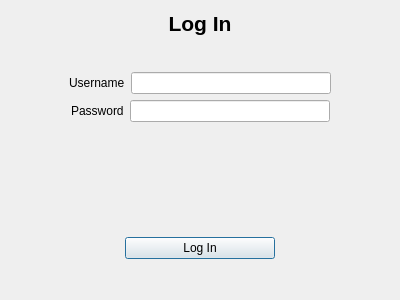
<?xml version="1.0" encoding="UTF-8"?>
<ui version="4.0">
 <class>LogInForm</class>
 <widget class="QDialog" name="LogInForm">
  <property name="geometry">
   <rect>
    <x>0</x>
    <y>0</y>
    <width>400</width>
    <height>300</height>
   </rect>
  </property>
  <property name="minimumSize">
   <size>
    <width>400</width>
    <height>300</height>
   </size>
  </property>
  <property name="maximumSize">
   <size>
    <width>400</width>
    <height>300</height>
   </size>
  </property>
  <property name="windowTitle">
   <string>Dialog</string>
  </property>
  <layout class="QVBoxLayout" name="verticalLayout_2">
   <item>
    <layout class="QVBoxLayout" name="verticalLayout">
     <item>
      <widget class="QLabel" name="label">
       <property name="sizePolicy">
        <sizepolicy hsizetype="Minimum" vsizetype="Minimum">
         <horstretch>0</horstretch>
         <verstretch>0</verstretch>
        </sizepolicy>
       </property>
       <property name="font">
        <font>
         <pointsize>16</pointsize>
         <bold>true</bold>
        </font>
       </property>
       <property name="text">
        <string>Log In</string>
       </property>
       <property name="alignment">
        <set>Qt::AlignCenter</set>
       </property>
      </widget>
     </item>
     <item>
      <spacer name="verticalSpacer">
       <property name="orientation">
        <enum>Qt::Vertical</enum>
       </property>
       <property name="sizeHint" stdset="0">
        <size>
         <width>20</width>
         <height>40</height>
        </size>
       </property>
      </spacer>
     </item>
     <item>
      <layout class="QHBoxLayout" name="horizontalLayout">
       <item>
        <spacer name="horizontalSpacer_6">
         <property name="orientation">
          <enum>Qt::Horizontal</enum>
         </property>
         <property name="sizeHint" stdset="0">
          <size>
           <width>40</width>
           <height>20</height>
          </size>
         </property>
        </spacer>
       </item>
       <item>
        <widget class="QLabel" name="labelUsername">
         <property name="text">
          <string>Username</string>
         </property>
        </widget>
       </item>
       <item>
        <widget class="QLineEdit" name="lineEditUsername">
         <property name="minimumSize">
          <size>
           <width>200</width>
           <height>0</height>
          </size>
         </property>
         <property name="maximumSize">
          <size>
           <width>200</width>
           <height>16777215</height>
          </size>
         </property>
        </widget>
       </item>
       <item>
        <spacer name="horizontalSpacer">
         <property name="orientation">
          <enum>Qt::Horizontal</enum>
         </property>
         <property name="sizeHint" stdset="0">
          <size>
           <width>40</width>
           <height>20</height>
          </size>
         </property>
        </spacer>
       </item>
      </layout>
     </item>
     <item>
      <layout class="QHBoxLayout" name="horizontalLayout_2">
       <item>
        <spacer name="horizontalSpacer_5">
         <property name="orientation">
          <enum>Qt::Horizontal</enum>
         </property>
         <property name="sizeHint" stdset="0">
          <size>
           <width>40</width>
           <height>20</height>
          </size>
         </property>
        </spacer>
       </item>
       <item>
        <widget class="QLabel" name="labelPassword">
         <property name="text">
          <string>Password</string>
         </property>
        </widget>
       </item>
       <item>
        <widget class="QLineEdit" name="lineEditPassword">
         <property name="minimumSize">
          <size>
           <width>200</width>
           <height>0</height>
          </size>
         </property>
         <property name="maximumSize">
          <size>
           <width>100</width>
           <height>16777215</height>
          </size>
         </property>
        </widget>
       </item>
       <item>
        <spacer name="horizontalSpacer_2">
         <property name="orientation">
          <enum>Qt::Horizontal</enum>
         </property>
         <property name="sizeHint" stdset="0">
          <size>
           <width>40</width>
           <height>20</height>
          </size>
         </property>
        </spacer>
       </item>
      </layout>
     </item>
     <item>
      <spacer name="verticalSpacer_4">
       <property name="orientation">
        <enum>Qt::Vertical</enum>
       </property>
       <property name="sizeHint" stdset="0">
        <size>
         <width>20</width>
         <height>40</height>
        </size>
       </property>
      </spacer>
     </item>
     <item>
      <widget class="QLabel" name="credentialMsg">
       <property name="palette">
        <palette>
         <active>
          <colorrole role="WindowText">
           <brush brushstyle="SolidPattern">
            <color alpha="255">
             <red>237</red>
             <green>51</green>
             <blue>59</blue>
            </color>
           </brush>
          </colorrole>
          <colorrole role="Button">
           <brush brushstyle="SolidPattern">
            <color alpha="255">
             <red>237</red>
             <green>51</green>
             <blue>59</blue>
            </color>
           </brush>
          </colorrole>
          <colorrole role="Light">
           <brush brushstyle="SolidPattern">
            <color alpha="255">
             <red>255</red>
             <green>155</green>
             <blue>160</blue>
            </color>
           </brush>
          </colorrole>
          <colorrole role="Midlight">
           <brush brushstyle="SolidPattern">
            <color alpha="255">
             <red>246</red>
             <green>103</green>
             <blue>109</blue>
            </color>
           </brush>
          </colorrole>
          <colorrole role="Dark">
           <brush brushstyle="SolidPattern">
            <color alpha="255">
             <red>118</red>
             <green>25</green>
             <blue>29</blue>
            </color>
           </brush>
          </colorrole>
          <colorrole role="Mid">
           <brush brushstyle="SolidPattern">
            <color alpha="255">
             <red>158</red>
             <green>34</green>
             <blue>39</blue>
            </color>
           </brush>
          </colorrole>
          <colorrole role="Text">
           <brush brushstyle="SolidPattern">
            <color alpha="255">
             <red>237</red>
             <green>51</green>
             <blue>59</blue>
            </color>
           </brush>
          </colorrole>
          <colorrole role="BrightText">
           <brush brushstyle="SolidPattern">
            <color alpha="255">
             <red>255</red>
             <green>255</green>
             <blue>255</blue>
            </color>
           </brush>
          </colorrole>
          <colorrole role="ButtonText">
           <brush brushstyle="SolidPattern">
            <color alpha="255">
             <red>0</red>
             <green>0</green>
             <blue>0</blue>
            </color>
           </brush>
          </colorrole>
          <colorrole role="Base">
           <brush brushstyle="SolidPattern">
            <color alpha="255">
             <red>255</red>
             <green>255</green>
             <blue>255</blue>
            </color>
           </brush>
          </colorrole>
          <colorrole role="Window">
           <brush brushstyle="SolidPattern">
            <color alpha="255">
             <red>237</red>
             <green>51</green>
             <blue>59</blue>
            </color>
           </brush>
          </colorrole>
          <colorrole role="Shadow">
           <brush brushstyle="SolidPattern">
            <color alpha="255">
             <red>0</red>
             <green>0</green>
             <blue>0</blue>
            </color>
           </brush>
          </colorrole>
          <colorrole role="AlternateBase">
           <brush brushstyle="SolidPattern">
            <color alpha="255">
             <red>246</red>
             <green>153</green>
             <blue>157</blue>
            </color>
           </brush>
          </colorrole>
          <colorrole role="ToolTipBase">
           <brush brushstyle="SolidPattern">
            <color alpha="255">
             <red>255</red>
             <green>255</green>
             <blue>220</blue>
            </color>
           </brush>
          </colorrole>
          <colorrole role="ToolTipText">
           <brush brushstyle="SolidPattern">
            <color alpha="255">
             <red>0</red>
             <green>0</green>
             <blue>0</blue>
            </color>
           </brush>
          </colorrole>
          <colorrole role="PlaceholderText">
           <brush brushstyle="SolidPattern">
            <color alpha="127">
             <red>0</red>
             <green>0</green>
             <blue>0</blue>
            </color>
           </brush>
          </colorrole>
          <colorrole role="Accent">
           <brush brushstyle="SolidPattern">
            <color alpha="255">
             <red>255</red>
             <green>255</green>
             <blue>255</blue>
            </color>
           </brush>
          </colorrole>
         </active>
         <inactive>
          <colorrole role="WindowText">
           <brush brushstyle="SolidPattern">
            <color alpha="255">
             <red>237</red>
             <green>51</green>
             <blue>59</blue>
            </color>
           </brush>
          </colorrole>
          <colorrole role="Button">
           <brush brushstyle="SolidPattern">
            <color alpha="255">
             <red>237</red>
             <green>51</green>
             <blue>59</blue>
            </color>
           </brush>
          </colorrole>
          <colorrole role="Light">
           <brush brushstyle="SolidPattern">
            <color alpha="255">
             <red>255</red>
             <green>155</green>
             <blue>160</blue>
            </color>
           </brush>
          </colorrole>
          <colorrole role="Midlight">
           <brush brushstyle="SolidPattern">
            <color alpha="255">
             <red>246</red>
             <green>103</green>
             <blue>109</blue>
            </color>
           </brush>
          </colorrole>
          <colorrole role="Dark">
           <brush brushstyle="SolidPattern">
            <color alpha="255">
             <red>118</red>
             <green>25</green>
             <blue>29</blue>
            </color>
           </brush>
          </colorrole>
          <colorrole role="Mid">
           <brush brushstyle="SolidPattern">
            <color alpha="255">
             <red>158</red>
             <green>34</green>
             <blue>39</blue>
            </color>
           </brush>
          </colorrole>
          <colorrole role="Text">
           <brush brushstyle="SolidPattern">
            <color alpha="255">
             <red>237</red>
             <green>51</green>
             <blue>59</blue>
            </color>
           </brush>
          </colorrole>
          <colorrole role="BrightText">
           <brush brushstyle="SolidPattern">
            <color alpha="255">
             <red>255</red>
             <green>255</green>
             <blue>255</blue>
            </color>
           </brush>
          </colorrole>
          <colorrole role="ButtonText">
           <brush brushstyle="SolidPattern">
            <color alpha="255">
             <red>0</red>
             <green>0</green>
             <blue>0</blue>
            </color>
           </brush>
          </colorrole>
          <colorrole role="Base">
           <brush brushstyle="SolidPattern">
            <color alpha="255">
             <red>255</red>
             <green>255</green>
             <blue>255</blue>
            </color>
           </brush>
          </colorrole>
          <colorrole role="Window">
           <brush brushstyle="SolidPattern">
            <color alpha="255">
             <red>237</red>
             <green>51</green>
             <blue>59</blue>
            </color>
           </brush>
          </colorrole>
          <colorrole role="Shadow">
           <brush brushstyle="SolidPattern">
            <color alpha="255">
             <red>0</red>
             <green>0</green>
             <blue>0</blue>
            </color>
           </brush>
          </colorrole>
          <colorrole role="AlternateBase">
           <brush brushstyle="SolidPattern">
            <color alpha="255">
             <red>246</red>
             <green>153</green>
             <blue>157</blue>
            </color>
           </brush>
          </colorrole>
          <colorrole role="ToolTipBase">
           <brush brushstyle="SolidPattern">
            <color alpha="255">
             <red>255</red>
             <green>255</green>
             <blue>220</blue>
            </color>
           </brush>
          </colorrole>
          <colorrole role="ToolTipText">
           <brush brushstyle="SolidPattern">
            <color alpha="255">
             <red>0</red>
             <green>0</green>
             <blue>0</blue>
            </color>
           </brush>
          </colorrole>
          <colorrole role="PlaceholderText">
           <brush brushstyle="SolidPattern">
            <color alpha="127">
             <red>0</red>
             <green>0</green>
             <blue>0</blue>
            </color>
           </brush>
          </colorrole>
          <colorrole role="Accent">
           <brush brushstyle="SolidPattern">
            <color alpha="255">
             <red>255</red>
             <green>255</green>
             <blue>255</blue>
            </color>
           </brush>
          </colorrole>
         </inactive>
         <disabled>
          <colorrole role="WindowText">
           <brush brushstyle="SolidPattern">
            <color alpha="255">
             <red>118</red>
             <green>25</green>
             <blue>29</blue>
            </color>
           </brush>
          </colorrole>
          <colorrole role="Button">
           <brush brushstyle="SolidPattern">
            <color alpha="255">
             <red>237</red>
             <green>51</green>
             <blue>59</blue>
            </color>
           </brush>
          </colorrole>
          <colorrole role="Light">
           <brush brushstyle="SolidPattern">
            <color alpha="255">
             <red>255</red>
             <green>155</green>
             <blue>160</blue>
            </color>
           </brush>
          </colorrole>
          <colorrole role="Midlight">
           <brush brushstyle="SolidPattern">
            <color alpha="255">
             <red>246</red>
             <green>103</green>
             <blue>109</blue>
            </color>
           </brush>
          </colorrole>
          <colorrole role="Dark">
           <brush brushstyle="SolidPattern">
            <color alpha="255">
             <red>118</red>
             <green>25</green>
             <blue>29</blue>
            </color>
           </brush>
          </colorrole>
          <colorrole role="Mid">
           <brush brushstyle="SolidPattern">
            <color alpha="255">
             <red>158</red>
             <green>34</green>
             <blue>39</blue>
            </color>
           </brush>
          </colorrole>
          <colorrole role="Text">
           <brush brushstyle="SolidPattern">
            <color alpha="255">
             <red>118</red>
             <green>25</green>
             <blue>29</blue>
            </color>
           </brush>
          </colorrole>
          <colorrole role="BrightText">
           <brush brushstyle="SolidPattern">
            <color alpha="255">
             <red>255</red>
             <green>255</green>
             <blue>255</blue>
            </color>
           </brush>
          </colorrole>
          <colorrole role="ButtonText">
           <brush brushstyle="SolidPattern">
            <color alpha="255">
             <red>118</red>
             <green>25</green>
             <blue>29</blue>
            </color>
           </brush>
          </colorrole>
          <colorrole role="Base">
           <brush brushstyle="SolidPattern">
            <color alpha="255">
             <red>237</red>
             <green>51</green>
             <blue>59</blue>
            </color>
           </brush>
          </colorrole>
          <colorrole role="Window">
           <brush brushstyle="SolidPattern">
            <color alpha="255">
             <red>237</red>
             <green>51</green>
             <blue>59</blue>
            </color>
           </brush>
          </colorrole>
          <colorrole role="Shadow">
           <brush brushstyle="SolidPattern">
            <color alpha="255">
             <red>0</red>
             <green>0</green>
             <blue>0</blue>
            </color>
           </brush>
          </colorrole>
          <colorrole role="AlternateBase">
           <brush brushstyle="SolidPattern">
            <color alpha="255">
             <red>237</red>
             <green>51</green>
             <blue>59</blue>
            </color>
           </brush>
          </colorrole>
          <colorrole role="ToolTipBase">
           <brush brushstyle="SolidPattern">
            <color alpha="255">
             <red>255</red>
             <green>255</green>
             <blue>220</blue>
            </color>
           </brush>
          </colorrole>
          <colorrole role="ToolTipText">
           <brush brushstyle="SolidPattern">
            <color alpha="255">
             <red>0</red>
             <green>0</green>
             <blue>0</blue>
            </color>
           </brush>
          </colorrole>
          <colorrole role="PlaceholderText">
           <brush brushstyle="SolidPattern">
            <color alpha="127">
             <red>118</red>
             <green>25</green>
             <blue>29</blue>
            </color>
           </brush>
          </colorrole>
          <colorrole role="Accent">
           <brush brushstyle="SolidPattern">
            <color alpha="255">
             <red>255</red>
             <green>108</green>
             <blue>114</blue>
            </color>
           </brush>
          </colorrole>
         </disabled>
        </palette>
       </property>
       <property name="text">
        <string/>
       </property>
       <property name="alignment">
        <set>Qt::AlignCenter</set>
       </property>
      </widget>
     </item>
     <item>
      <spacer name="verticalSpacer_3">
       <property name="orientation">
        <enum>Qt::Vertical</enum>
       </property>
       <property name="sizeHint" stdset="0">
        <size>
         <width>20</width>
         <height>40</height>
        </size>
       </property>
      </spacer>
     </item>
     <item>
      <spacer name="verticalSpacer_2">
       <property name="orientation">
        <enum>Qt::Vertical</enum>
       </property>
       <property name="sizeHint" stdset="0">
        <size>
         <width>20</width>
         <height>40</height>
        </size>
       </property>
      </spacer>
     </item>
     <item>
      <layout class="QHBoxLayout" name="horizontalLayout_3">
       <item>
        <spacer name="horizontalSpacer_4">
         <property name="orientation">
          <enum>Qt::Horizontal</enum>
         </property>
         <property name="sizeHint" stdset="0">
          <size>
           <width>40</width>
           <height>20</height>
          </size>
         </property>
        </spacer>
       </item>
       <item>
        <widget class="QPushButton" name="btnLogIn">
         <property name="minimumSize">
          <size>
           <width>150</width>
           <height>0</height>
          </size>
         </property>
         <property name="maximumSize">
          <size>
           <width>150</width>
           <height>16777215</height>
          </size>
         </property>
         <property name="text">
          <string>Log In</string>
         </property>
        </widget>
       </item>
       <item>
        <spacer name="horizontalSpacer_3">
         <property name="orientation">
          <enum>Qt::Horizontal</enum>
         </property>
         <property name="sizeHint" stdset="0">
          <size>
           <width>40</width>
           <height>20</height>
          </size>
         </property>
        </spacer>
       </item>
      </layout>
     </item>
     <item>
      <spacer name="verticalSpacer_5">
       <property name="orientation">
        <enum>Qt::Vertical</enum>
       </property>
       <property name="sizeHint" stdset="0">
        <size>
         <width>20</width>
         <height>40</height>
        </size>
       </property>
      </spacer>
     </item>
    </layout>
   </item>
  </layout>
 </widget>
 <resources/>
 <connections/>
</ui>
